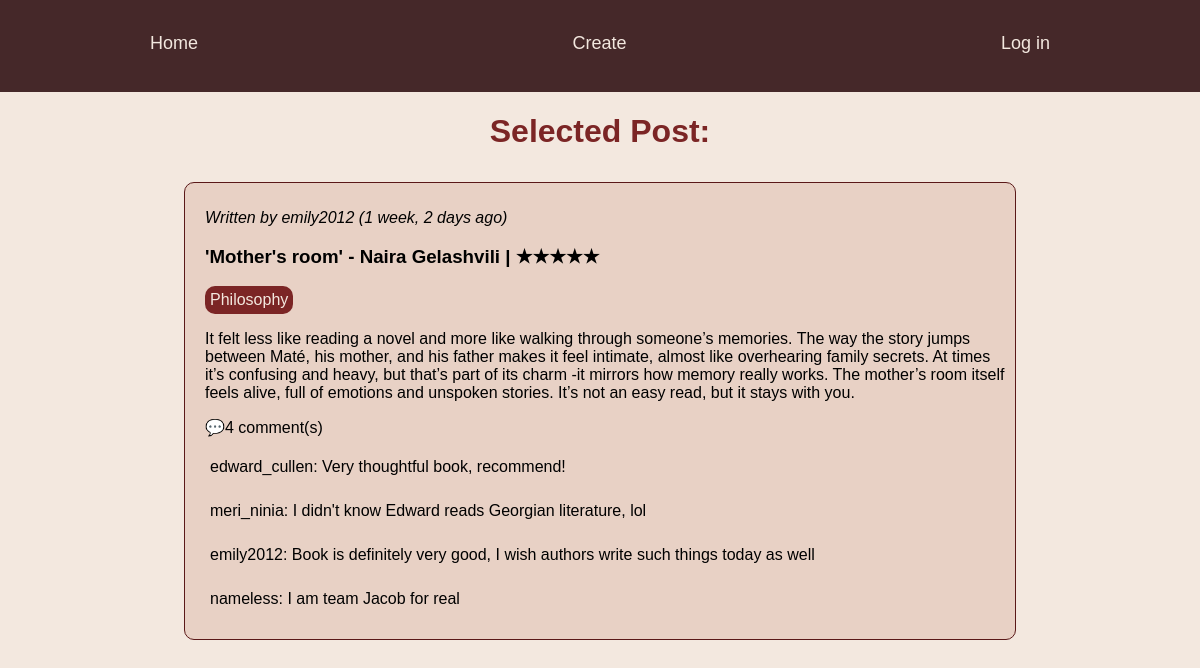
The app's page /review/5/ with its own data.
### books/models.py (models this page shows, shortened)
class Review(models.Model):
    user = models.ForeignKey(User, on_delete = models.CASCADE)
    book = models.ForeignKey(Book, on_delete = models.CASCADE)
    rating = models.IntegerField(
        default = 5,
        validators=[MinValueValidator(1), MaxValueValidator(5)]
    )
    def stars(self):
            return "★" * self.rating + "☆" * (5 - self.rating)
    content = models.TextField()
    created_at = models.DateTimeField(auto_now_add=True)

class Book(models.Model):
    author = models.ForeignKey(Author, on_delete = models.CASCADE)
    title = models.CharField(max_length=200)
    genre = models.ManyToManyField(Genre)

class Author(models.Model):
    name = models.CharField(max_length=30)
    surname = models.CharField(max_length=30)
    def __str__(self):
        return f"{self.name} {self.surname}"

class Genre(models.Model):
    genre_name = models.CharField(max_length=30, unique = True)

class Comment(models.Model):
    user = models.ForeignKey(User, on_delete = models.CASCADE)
    review_post = models.ForeignKey(Review, related_name = "comments", on_delete = models.CASCADE)
    comment = models.TextField()

### users/models.py (models this page shows)
class User(AbstractUser):
    pass

### mysite/views.py (the view)
# urls.py: path('review/<int:review_id>/', details_page, name ="details"),
def details_page(request,review_id):
    try:
        review = models.Review.objects.get(id=review_id)
    except models.Review.DoesNotExist:
        return redirect("home")
    comments = models.Comment.objects.filter(review_post= review_id)
    context = {
        "review": review,
        "comments": comments,
    }
    return render(request, "details.html", context)

### templates/details.html (shortened to what this page needs)
{% load static %}
<!DOCTYPE html>
<html lang="en">
<head>
    <link rel="stylesheet" href="{% static 'css/style.css' %}">
</head>
<body>
    <div class = "main-container sticky-header">
            <div class = "menu-items">
                <a class="menu-item" href="{% url 'home' %}">Home</a>
                <p class="menu-item">Create</p>
                    {%if request.user.is_authenticated%}
                    <form method = "POST" action="{%url 'logout'%}">
                        {%csrf_token%}
                        <button class = "logout menu-item">Log out</button>
                    </form>
                    {%else%}
                        <a href="{%url 'login'%}" class= "menu-item">Log in</a>
                    {%endif%}
            </div>
    </div>
    <div class = "greeting">
        <h1>Selected Post:</h1>
    </div>
    <div class = "posts-container ">
            <div class = "post-style">
                <p><i>Written by {{review.user.username}} ({{review.created_at|timesince}} ago)</i></p>
                <h3>'{{review.book.title}}' - {{review.book.author}} | {{review.stars}}</h3>
                    <div class = "genres">
                            <div class ="genre">
                                {% for genre in review.book.genre.all %}
                                {{ genre.genre_name }}{% if not forloop.last %}, {% endif %}
                            {% endfor %}
                            </div>
                    </div>
                <p>{{review.content}}</p>
                <span class="comments-count">💬{{review.comments.all|length}} comment(s)</span>
                <div class="comment-section">
                        {%for comment in review.comments.all%}
                        <div class="comment-details">
                            <p class="comment-items">
                            {{comment.user.username}}:
                            {{comment.comment}}
                            </p>
                        </div>
                    {%endfor%}
                </div>
            </div>
    </div>
</body>
</html>

### static/css/style.css (style rules this page uses)
body { font-family:'Gill Sans', 'Gill Sans MT', Calibri, 'Trebuchet MS', sans-serif; background-color: rgb(243, 232, 223); margin: 0; padding:0; }
a { color:black; text-decoration: none; }
.main-container { position: sticky; top:0; z-index: 1000; margin:auto; background-color: rgb(69, 40, 41); }
.menu-items { padding: 15px 150px 20px 150px; display: flex; align-items: center; justify-content: space-between; }
.menu-item { font-size:18px; color: rgb(243, 232, 223); }
.greeting { color:rgb(123, 37, 37); justify-content:center; display:flex; }
.posts-container { width:auto; height:fit-content; display:grid; justify-content: center; }
.post-style { background-color:rgb(232, 209, 197); width:800px; height:fit-content; justify-content:left; padding: 10px 10px 10px 20px ; border-radius: 10px; border: 1px solid rgb(90, 24, 24); margin: 10px 0 10px 0; }
.genre { border: 10px; width:fit-content; height:auto; background-color:rgb(123, 37, 37) ; border-radius: 10px; color:rgb(243, 232, 223); padding:5px; }
.comment-items { border-radius: 2px; border-radius:5px; padding:5px; }

### records on screen
Review: user.username "emily2012", created_at "1 week, 2 days", book "Mother's room", book.author "Naira Gelashvili", stars "★★★★★", content "It felt less like reading a novel and more like walking through someone’s memories. The way the story jumps between Maté, his mother, and his father makes it feel intimate, almost like overhearing family secrets. At times it’s confusing and heavy, but that’s part of its charm -it mirrors how memory really works. The mother’s room itself feels alive, full of emotions and unspoken stories. It’s not an easy read, but it stays with you.", comments.all|length "4"
Genre: genre_name "Philosophy"
Comment: user.username "edward_cullen", comment "Very thoughtful book, recommend!"
Comment: user.username "meri_ninia", comment "I didn't know Edward reads Georgian literature, lol"
Comment: user.username "emily2012", comment "Book is definitely very good, I wish authors write such things today as well"
Comment: user.username "nameless", comment "I am team Jacob for real"
